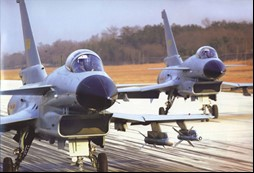
#> input picture 第一周作业/work/picture/pic1.jpg, 254 x 173 px
$ python test4.py
#> lines starting #> are read from the running program, lines starting #| are printed output that depends on the picture
import cv2 as cv
import numpy as np

img = cv.imread("picture/pic1.jpg")
#> img is the input picture: shape (173, 254, 3); mean B, G, R 151.8, 146.7, 152.6
img_gray = cv.cvtColor(img, cv.COLOR_BGR2GRAY)
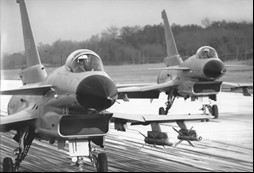
#> img_gray: shape (173, 254); min 0, max 255, mean 149.1
ret, thresh1 = cv.threshold(img_gray, 100, 255, cv.THRESH_TOZERO_INV)
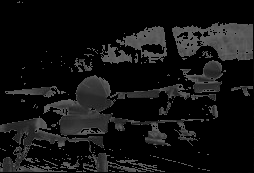
#> thresh1: shape (173, 254); min 0, max 100, mean 18.8
cv.imshow("img", img)
cv.imshow("thresh1", thresh1)
cv.waitKey(0)
cv.destroyAllWindows()
